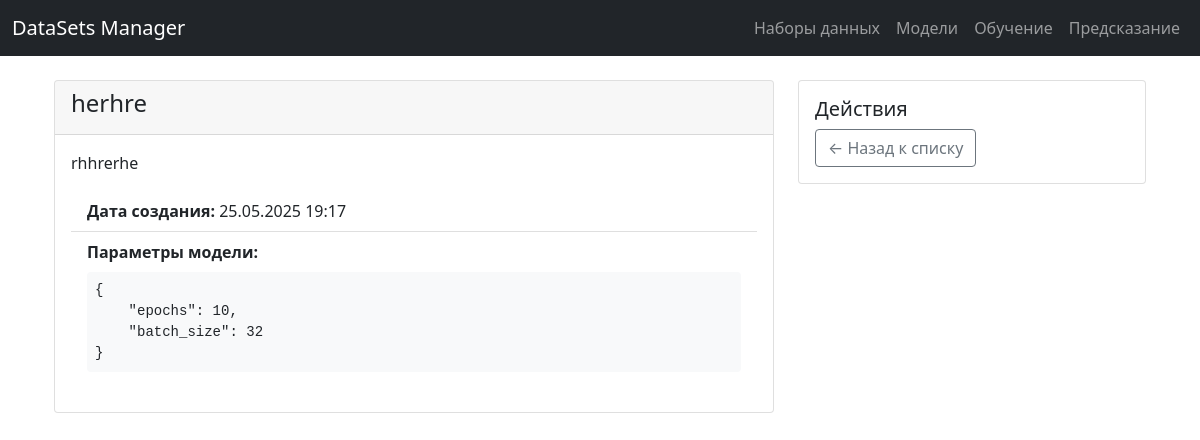
The page /neural_network/1/ on the database as committed earlier.
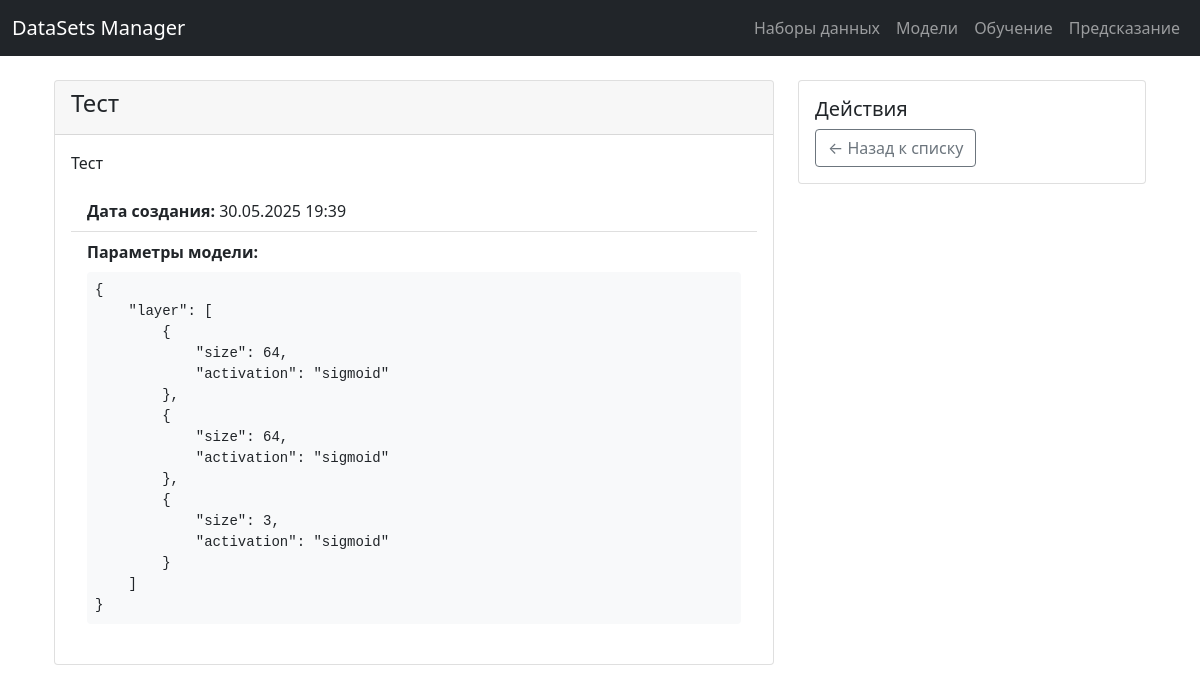
The same page on the database as committed later.
### neural_network/models.py (models this page shows, shortened)
class MLModel(models.Model):
    title = models.CharField(max_length=255, verbose_name="Название модели")
    description = models.TextField(verbose_name="Описание")
    creation_date = models.DateTimeField(auto_now_add=True, verbose_name="Дата создания")
    parameters = models.JSONField(verbose_name="Параметры модели")
    class Meta:
        verbose_name = "Модель машинного обучения"
        verbose_name_plural = "Модели"
    def formatted_parameters(self):
        return json.dumps(self.parameters, indent=4, ensure_ascii=False)

### neural_network/views.py (the view)
# urls.py: path('neural_network/<int:pk>/', neural_network_views.model_detail, name='model_detail'),
def model_detail(request, pk):
    model = get_object_or_404(MLModel, pk=pk)
    return render(request, 'models/detail.html', {'model': model})

### neural_network/templates/models/detail.html
{% extends "base.html" %}
{% block content %}
<div class="container">
    <div class="row">
        <div class="col-md-8">
            <div class="card">
                <div class="card-header">
                    <h4>{{ model.title }}</h4>
                </div>
                <div class="card-body">
                    <p class="card-text">{{ model.description }}</p>
                    <ul class="list-group list-group-flush">
                        <li class="list-group-item">
                            <strong>Дата создания:</strong>
                            {{ model.creation_date|date:"d.m.Y H:i" }}
                        </li>
                        <li class="list-group-item">
                            <strong>Параметры модели:</strong>
                            <pre class="mt-2 p-2 bg-light rounded">{{ model.formatted_parameters }}</pre>
                        </li>
                    </ul>
                </div>
            </div>
        </div>
        <div class="col-md-4">
            <div class="card">
                <div class="card-body">
                    <h5 class="card-title">Действия</h5>
                    <a href="{% url 'model_list' %}" class="btn btn-outline-secondary btn-block">
                        ← Назад к списку
                    </a>
                </div>
            </div>
        </div>
    </div>
</div>
{% endblock %}

Rows that differ between the two databases and show on the page:
changed MLModel: title "herhre" → "Тест"; description "rhhrerhe" → "Тест"; creation_date "25.05.2025 19:17" → "30.05.2025 19:39"; formatted_parameters "{ \"epochs\": 10, \"batch_size\": 32 }" → "{ \"layer\": [ { \"size\": 64, \"activation\": \"sigmoid\" }, { \"size\": 64, \"activation\": \"sigmoid\" }, { \"size\": 3, \"activation\": \"sigmoid\" } ] }"
